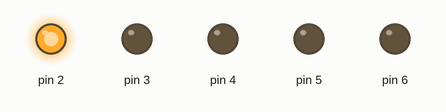
The sketch below on a simulated Arduino Uno, built with avr-gcc and run on an emulated ATmega328P. On the bench: output pins drawn as LEDs (lit = HIGH).

Above: at 0.03 s.
At 0.69 s:
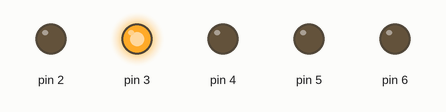
At 1.35 s:
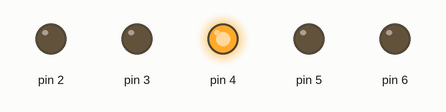
At 2.01 s:
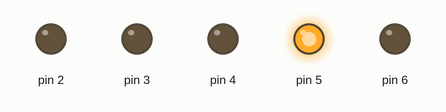
At 2.7 s:
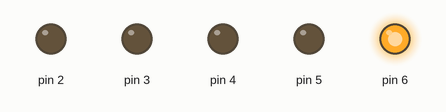
Timing chart, 0 to 3.0 s (numbered marks = the images above):
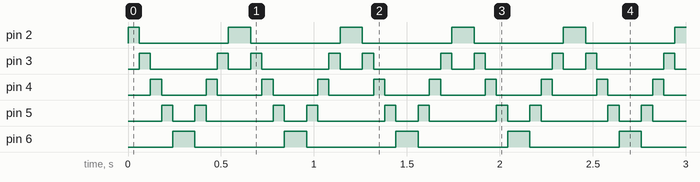

The sketch:

Bai1.3.D_y_Led.ino
```cpp
//hàm setup() chỉ chạy duy nhất một lần khi khởi động arduino hoặc sau khi bạn nhấn nút reset
// http://arduino.vn/reference/setup-va-loop
void setup() {
  // khởi tạo các chân 2, 3, 4, 5, 6 là OUTPUT
  // nghĩa là ta sẽ sử dụng những chân này với nhiệm vụ xuất tín hiệu điện
  // bạn tham khảo tại trang http://arduino.vn/reference/pinmode
  pinMode(2, OUTPUT);
  pinMode(3, OUTPUT);
  pinMode(4, OUTPUT);
  pinMode(5, OUTPUT);
  pinMode(6, OUTPUT);
}
// sau khi chạy hàm setup(), arduino sẽ chạy hàm loop() liên tục lặp đi lặp lại không bao giờ nghỉ
// http://arduino.vn/reference/setup-va-loop
void loop() {

  //Nếu bạn chưa biết hàm digitalWrite có ý nghĩa gì, xin tham khảo tại http://arduino.vn/reference/digitalwrite
  digitalWrite(2, HIGH); //bật đèn led nối với chân digital 2
  //Nếu bạn chưa biết hàm delay có ý nghĩa gì, xin tham khảo tại http://arduino.vn/reference/delay
  delay(60); // đợi 60 mili giây = 0.06 giây
  digitalWrite(2, LOW); //tắt đèn led nối với chân digital 2
  digitalWrite(3, HIGH); //bật...digital 3
  delay(60);// dừng 60 ms
  digitalWrite(3, LOW); // tắt ... digital 3
  digitalWrite(4, HIGH); //....
  delay(60);
  digitalWrite(4, LOW);
  digitalWrite(5, HIGH);
  delay(60);
  digitalWrite(5, LOW);
  digitalWrite(6, HIGH);
  delay(60);
  digitalWrite(6, LOW);
  // reverse
  digitalWrite(6, HIGH);
  delay(60);
  digitalWrite(6, LOW);
  digitalWrite(5, HIGH);
  delay(60);
  digitalWrite(5, LOW);
  digitalWrite(4, HIGH);
  delay(60);
  digitalWrite(4, LOW);
  digitalWrite(3, HIGH);
  delay(60);
  digitalWrite(3, LOW);
  digitalWrite(2, HIGH);
  delay(60);
  digitalWrite(2, LOW);
}
```

Measured:
- by itself, pin 2: repeats every 0.60 s: LOW 0.48 s, HIGH 0.12 s
- by itself, pin 3: repeats every 0.60 s: LOW 0.36 s, HIGH 0.06 s, LOW 0.12 s, HIGH 0.06 s
- by itself, pin 4: alternates HIGH for 0.06 s and LOW for 0.24 s
- by itself, pin 5: repeats every 0.60 s: LOW 0.12 s, HIGH 0.06 s, LOW 0.36 s, HIGH 0.06 s
- by itself, pin 6: alternates HIGH for 0.12 s and LOW for 0.48 s
